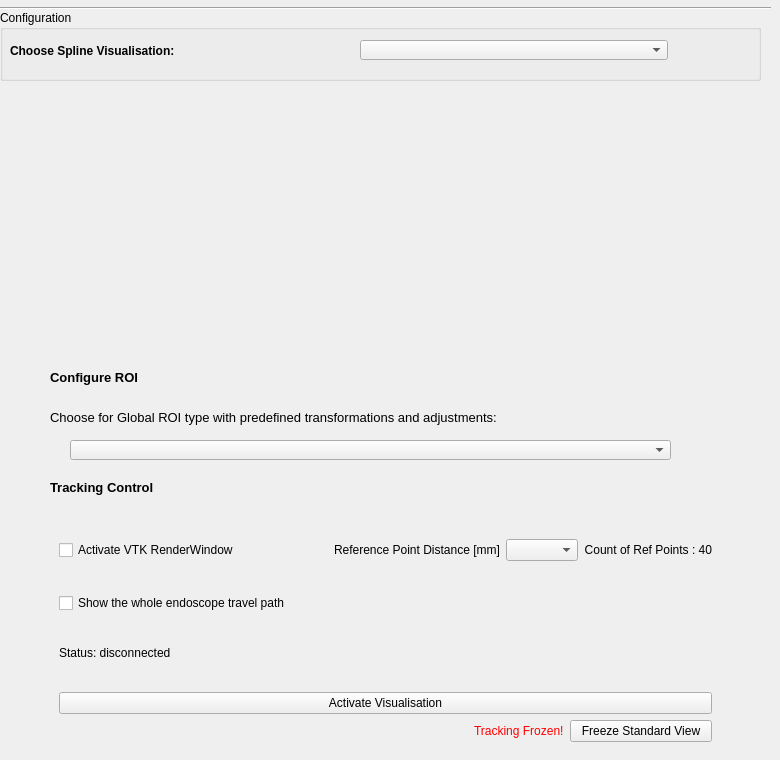
       <widget class="QWidget" name="IGTMeasurementRT">
        <attribute name="title">
         <string>Realtime Spline Evaluation </string>
        </attribute>
        <widget class="Line" name="line">
         <property name="geometry">
          <rect>
           <x>0</x>
           <y>0</y>
           <width>771</width>
           <height>16</height>
          </rect>
         </property>
         <property name="orientation">
          <enum>Qt::Horizontal</enum>
         </property>
        </widget>
        <widget class="QGroupBox" name="Configuration">
         <property name="geometry">
          <rect>
           <x>0</x>
           <y>10</y>
           <width>761</width>
           <height>71</height>
          </rect>
         </property>
         <property name="title">
          <string>Configuration</string>
         </property>
         <widget class="QComboBox" name="m_TrackingPointerSelectionBox">
          <property name="geometry">
           <rect>
            <x>360</x>
            <y>30</y>
            <width>308</width>
            <height>20</height>
           </rect>
          </property>
         </widget>
         <widget class="QLabel" name="SplineVisConfigIGTLabel">
          <property name="geometry">
           <rect>
            <x>10</x>
            <y>30</y>
            <width>201</width>
            <height>21</height>
           </rect>
          </property>
          <property name="font">
           <font>
            <weight>75</weight>
            <bold>true</bold>
           </font>
          </property>
          <property name="text">
           <string>Choose Spline Visualisation: </string>
          </property>
         </widget>
        </widget>
        <widget class="QFrame" name="m_TrackingControlsFrame">
         <property name="geometry">
          <rect>
           <x>50</x>
           <y>510</y>
           <width>671</width>
           <height>241</height>
          </rect>
         </property>
         <property name="frameShape">
          <enum>QFrame::NoFrame</enum>
         </property>
         <property name="frameShadow">
          <enum>QFrame::Raised</enum>
         </property>
         <layout class="QVBoxLayout" name="verticalLayout_5">
          <item>
           <layout class="QHBoxLayout" name="horizontalLayout">
            <property name="spacing">
             <number>6</number>
            </property>
            <property name="topMargin">
             <number>1</number>
            </property>
            <property name="bottomMargin">
             <number>7</number>
            </property>
            <item>
             <widget class="QCheckBox" name="checkBoxVTKVisRT">
              <property name="text">
               <string>Activate VTK RenderWindow </string>
              </property>
             </widget>
            </item>
            <item>
             <spacer name="horizontalSpacer">
              <property name="orientation">
               <enum>Qt::Horizontal</enum>
              </property>
              <property name="sizeHint" stdset="0">
               <size>
                <width>40</width>
                <height>20</height>
               </size>
              </property>
             </spacer>
            </item>
            <item>
             <widget class="QLabel" name="label_3">
              <property name="text">
               <string>Reference Point Distance [mm]</string>
              </property>
             </widget>
            </item>
            <item>
             <widget class="QComboBox" name="m_PSRTReferenceSplineComboBox"/>
            </item>
            <item>
             <widget class="QLabel" name="NumberOfReferencePointsLabelRT">
              <property name="text">
               <string>Count of Ref Points : 40</string>
              </property>
              <property name="alignment">
               <set>Qt::AlignRight|Qt::AlignTrailing|Qt::AlignVCenter</set>
              </property>
             </widget>
            </item>
           </layout>
          </item>
          <item>
           <widget class="QCheckBox" name="m_checkboxAllPointsSpline">
            <property name="text">
             <string>Show the whole endoscope travel path</string>
            </property>
           </widget>
          </item>
          <item>
           <widget class="QLabel" name="m_TrackingControlLabel">
            <property name="text">
             <string>Status: disconnected</string>
            </property>
           </widget>
          </item>
          <item>
           <widget class="QPushButton" name="ToogleSplinesButtonIGTRTT">
            <property name="text">
             <string>Activate Visualisation</string>
            </property>
           </widget>
          </item>
          <item>
           <layout class="QHBoxLayout" name="horizontalLayout_12">
            <item>
             <spacer name="horizontalSpacer_11">
              <property name="orientation">
               <enum>Qt::Horizontal</enum>
              </property>
              <property name="sizeHint" stdset="0">
               <size>
                <width>40</width>
                <height>20</height>
               </size>
              </property>
             </spacer>
            </item>
            <item>
             <widget class="QLabel" name="m_SpTrackingFrozenLabel">
              <property name="text">
               <string>&lt;html&gt;&lt;head/&gt;&lt;body&gt;&lt;p&gt;&lt;span style=&quot; color:#ff0000;&quot;&gt;Tracking Frozen!&lt;/span&gt;&lt;/p&gt;&lt;/body&gt;&lt;/html&gt;</string>
              </property>
             </widget>
            </item>
            <item>
             <widget class="QPushButton" name="m_SpFreezeUnfreezeTrackingButton">
              <property name="enabled">
               <bool>true</bool>
              </property>
              <property name="minimumSize">
               <size>
                <width>142</width>
                <height>0</height>
               </size>
              </property>
              <property name="text">
               <string>Freeze Standard View</string>
              </property>
             </widget>
            </item>
           </layout>
          </item>
         </layout>
        </widget>
        <widget class="QmitkNavigationDataSourceSelectionWidget" name="m_SplineTrackingDeviceSelectionWidget" native="true">
         <property name="geometry">
          <rect>
           <x>40</x>
           <y>110</y>
           <width>681</width>
           <height>241</height>
          </rect>
         </property>
        </widget>
        <widget class="QLabel" name="label_9">
         <property name="geometry">
          <rect>
           <x>50</x>
           <y>370</y>
           <width>653</width>
           <height>31</height>
          </rect>
         </property>
         <property name="font">
          <font>
           <pointsize>10</pointsize>
           <weight>75</weight>
           <bold>true</bold>
          </font>
         </property>
         <property name="text">
          <string>Configure ROI  </string>
         </property>
         <property name="alignment">
          <set>Qt::AlignLeading|Qt::AlignLeft|Qt::AlignTop</set>
         </property>
        </widget>
        <widget class="QComboBox" name="m_globalROISelectionBox">
         <property name="geometry">
          <rect>
           <x>70</x>
           <y>440</y>
           <width>601</width>
           <height>20</height>
          </rect>
         </property>
        </widget>
        <widget class="QLabel" name="label_10">
         <property name="geometry">
          <rect>
           <x>50</x>
           <y>410</y>
           <width>653</width>
           <height>31</height>
          </rect>
         </property>
         <property name="font">
          <font>
           <pointsize>10</pointsize>
           <weight>50</weight>
           <bold>false</bold>
          </font>
         </property>
         <property name="text">
          <string>Choose for Global ROI type with predefined transformations and adjustments: </string>
         </property>
         <property name="alignment">
          <set>Qt::AlignLeading|Qt::AlignLeft|Qt::AlignTop</set>
         </property>
        </widget>
        <widget class="QLabel" name="label_8">
         <property name="geometry">
          <rect>
           <x>50</x>
           <y>480</y>
           <width>653</width>
           <height>31</height>
          </rect>
         </property>
         <property name="font">
          <font>
           <pointsize>10</pointsize>
           <weight>75</weight>
           <bold>true</bold>
          </font>
         </property>
         <property name="text">
          <string>Tracking Control</string>
         </property>
         <property name="alignment">
          <set>Qt::AlignLeading|Qt::AlignLeft|Qt::AlignTop</set>
         </property>
        </widget>
       </widget>
